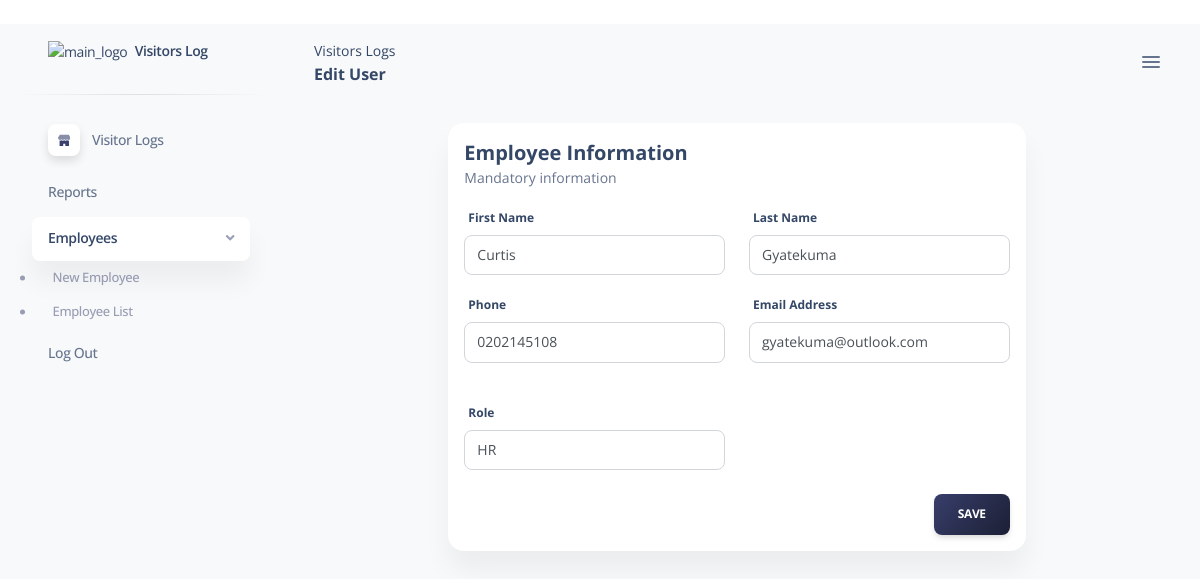
Page /edit-user/1 (signed in) on the committed database.
### app/models.py (models this page shows)
class User(db.Model):
    id = db.Column(db.Integer(), primary_key=True, autoincrement=True, nullable=False)
    first_name = db.Column(db.String(20), nullable=False)
    last_name = db.Column(db.String(20), nullable=False)
    email = db.Column(db.String(30), nullable=False)
    phone = db.Column(db.String(15), nullable=False)
    password = db.Column(db.String(128), nullable=False)
    role_id = db.Column(db.Integer(), db.ForeignKey('roles.id', name='fk_user_role'))
    created_by = db.Column(db.Integer(), nullable=False)
    created_on = db.Column(db.String(30), nullable=False)
    last_updated = db.Column(db.String(30))
    updated_by = db.Column(db.String(30))
    delete_yn = db.Column(db.String(1), nullable=False)

### app/routes.py (the view)
@app.route('/edit-user/<user_id>')
@login_required
def edit_user(user_id):
    user_data = User.query.get(user_id)  # Fetch all visits from the database
    return render_template('editUser.html', user=user_data)

### app/controllers.py (called while the page is built)
def login_required(f):
    @wraps(f)
    def decorated_function(*args, **kwargs):
        if 'user_id' not in session:
            return redirect(url_for('login_view'))
        return f(*args, **kwargs)
    return decorated_function

### app/templates/editUser.html (shortened to what this page needs)
<!DOCTYPE html>
<html lang="en" xmlns="http://www.w3.org/1999/html">
<head>
    <link href="{{ url_for('static', filename='dashboard/css/nucleo-icons.css') }}" rel="stylesheet"/>
    <link href="{{ url_for('static', filename='dashboard/css/nucleo-svg.css') }}" rel="stylesheet"/>
    <link href="{{ url_for('static', filename='dashboard/css/nucleo-svg.css') }}" rel="stylesheet"/>
    <link rel="stylesheet" href="https://cdnjs.cloudflare.com/ajax/libs/font-awesome/5.15.4/css/all.min.css">
    <link id="pagestyle" href="{{ url_for('static', filename='dashboard/css/soft-ui-dashboard.min3f71.css') }}"
          rel="stylesheet"/>
</head>
<body style="height: 100%!important">
<div class="g-sidenav-show  bg-gray-100" style="height: 100vh!important">
<aside class="sidenav navbar navbar-vertical navbar-expand-xs border-0 border-radius-xl my-3 fixed-start ms-3 "
       id="sidenav-main">
    <div class="sidenav-header">
        <a class="navbar-brand m-0" href="#" target="_blank">
            <img src="https://glns.info/wp-content/uploads/2024/04/Ghana-Link-Logos-03.png" class="navbar-brand-img h-100" alt="main_logo">
            <span class="ms-1 font-weight-bold">Visitors Log</span>
        </a>
    </div>
    <hr class="horizontal dark mt-0">
    <div class="collapse navbar-collapse  w-auto h-auto" id="sidenav-collapse-main">
        <ul class="navbar-nav">
            <li class="nav-item">
                <a class="nav-link"
                   aria-controls="dashboardsExamples" role="button" aria-expanded="false" href="/visit-logs">
                    <div class="icon icon-shape icon-sm shadow border-radius-md bg-white text-center d-flex align-items-center justify-content-center  me-2">
                    </div>
                    <span class="nav-link-text ms-1">Visitor Logs</span>
                </a>
            </li>
            {% if session.user_role == "hr" %}
            <li class="nav-item">
                     <li class="nav-item ">
                            <a class="nav-link " aria-expanded="false" href="/reports">
                                <span class="sidenav-normal"> Reports <b class="caret"></b></span>
                            </a>
                    </li>
                        <li class="nav-item ">
                            <a class="nav-link active" data-bs-toggle="collapse" aria-expanded="false" href="#usersExample">
                                <span class="sidenav-normal"> Employees <b class="caret"></b></span>
                            </a>
                            <div class="collapse show" id="usersExample">
                                <ul class="nav nav-sm flex-column">
                                    <li class="nav-item">
                                        <a class="nav-link" href="/new-user">
                                            <span class="sidenav-normal"> New Employee </span>
                                        </a>
                                    </li>
                                    <li class="nav-item">
                                        <a class="nav-link " href="/user-list">
                                            <span class="sidenav-normal"> Employee List </span>
                                        </a>
                                    </li>
                                </ul>
                            </div>
                        </li>
                        <li class="nav-item ">
                            <a class="nav-link " href="/logout">
                                <span class="sidenav-normal"> Log Out </span>
                            </a>
                        </li>
            {% endif %}
        </ul>
    </div>
</aside>
<main class="main-content position-relative max-height-vh-100 h-100 border-radius-lg ">
    <nav class="navbar navbar-main navbar-expand-lg position-sticky mt-4 top-1 px-0 mx-4 shadow-none border-radius-xl z-index-sticky"
         id="navbarBlur" data-scroll="true">
        <div class="container-fluid py-1 px-3">
            <nav aria-label="breadcrumb">
                <ol class="breadcrumb bg-transparent mb-0 pb-0 pt-1 px-0 me-sm-6 me-5">
                    <li class="breadcrumb-item text-sm text-dark active" aria-current="page">Visitors Logs</li>
                </ol>
                <h6 class="font-weight-bolder mb-0">Edit User</h6>
            </nav>
            <div class="sidenav-toggler sidenav-toggler-inner d-xl-block d-none">
                <a href="javascript:;" class="nav-link text-body p-0">
                    <div class="sidenav-toggler-inner">
                        <i class="sidenav-toggler-line"></i>
                        <i class="sidenav-toggler-line"></i>
                        <i class="sidenav-toggler-line"></i>
                    </div>
                </a>
            </div>
        </div>
    </nav>
    <div class="container-fluid py-4">
        <div class="row">
            <div class="col-12">
                <div class="multisteps-form mb-5">
                    <div class="row">
                        <div class="col-12 col-lg-8 m-auto">
                            <form class="multisteps-form__form mb-8" id="user-edit-form">
                                <div class="card multisteps-form__panel p-3 border-radius-xl bg-white js-active"
                                     data-animation="FadeIn">
                                    <h5 class="font-weight-bolder mb-0">Employee Information</h5>
                                    <p class="mb-0 text-sm">Mandatory information</p>
                                    <div class="multisteps-form__content">
                                        <div class="row mt-3">
                                            <div class="col-12 col-sm-6">
                                                <label>First Name</label>
                                                <input class="multisteps-form__input form-control" name="first_name" id="first_name" type="text"
                                                       placeholder="enter first name" value="{{ user.first_name }}"/>
                                            </div>
                                            <div class="col-12 col-sm-6 mt-3 mt-sm-0">
                                                <label>Last Name</label>
                                                <input class="multisteps-form__input form-control" name="last_name" id="last_name" type="text"
                                                       placeholder="enter last name" value="{{ user.last_name }}"/>
                                            </div>
                                        </div>
                                        <div class="row mt-3">
                                            <div class="col-12 col-sm-6">
                                                <label>Phone</label>
                                                <input class="multisteps-form__input form-control" name="phone" id="phone" type="tel"
                                                       placeholder="eg. 0201111111" value="{{ user.phone }}"/>
                                            </div>
                                            <div class="col-12 col-sm-6 mt-3 mt-sm-0">
                                                <label>Email Address</label>
                                                <input class="multisteps-form__input form-control" name="email" id="email" type="email"
                                                       placeholder="eg. name@gmail.com" value="{{ user.email }}"/>
                                            </div>
                                        </div>
                                        <div class="row mt-3">
                                            <div class="col-12 col-sm-6">
                                                <label class="mt-4">Role</label>
                                                <select class="form-control" name="role" id="role">
                                                    {% if user.role_id == 2 or user.role_id == '2' %}
                                                        <option value="2" selected>HR</option>
                                                    {% else %}
                                                        <option value="2">HR</option>
                                                    {% endif %}
                                                </select>
                                            </div>
                                        </div>
                                        <div class="button-row d-flex mt-4">
                                            <button class="btn bg-gradient-dark ms-auto mb-0" type="submit" title="Add User">Save
                                            </button>
                                        </div>
                                    </div>
                                </div>
                            </form>
                        </div>
                    </div>
                </div>
            </div>
        </div>
</main>
</div>
</body>
</html>

### app/static/dashboard/css/nucleo-svg.css (style rules this page uses)
.icon { display:inline-block;color:#111;height:1em;width:1em }
.icon-sm { height:.8em;width:.8em }
.icon { fill:currentColor;stroke:none }

### rows in the picture
User: first_name "Curtis", last_name "Gyatekuma", phone "0202145108", email "gyatekuma@outlook.com", role "HR"
